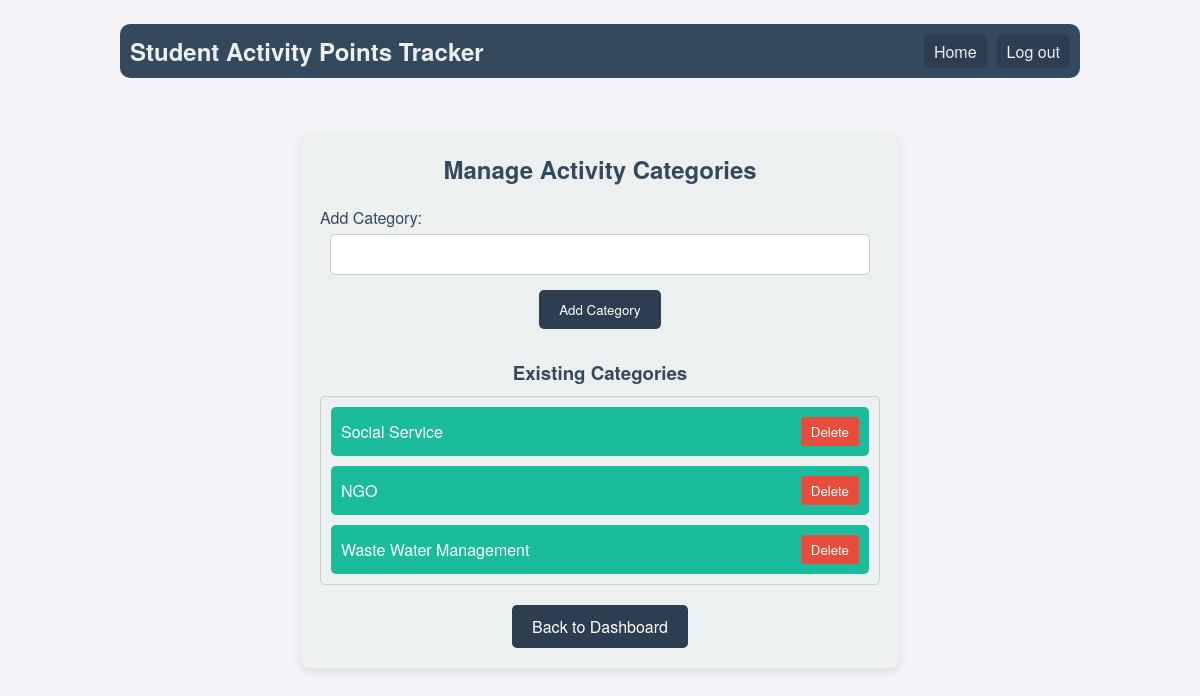
Page /manageCategories/ (signed in) on the earlier database version.
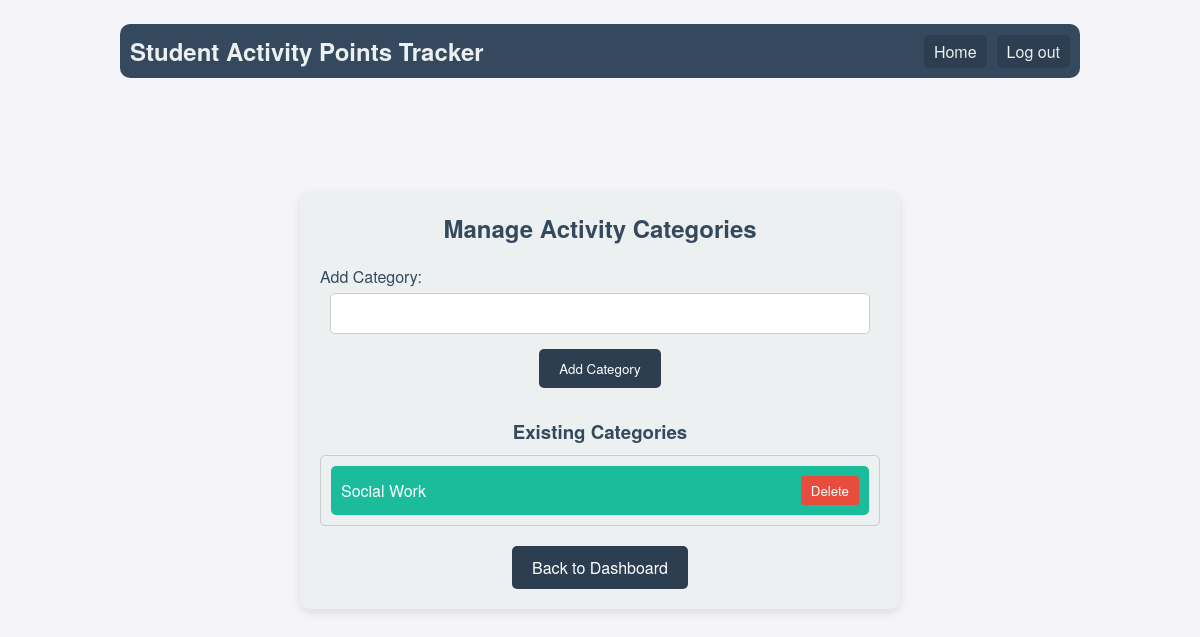
Same page on the later database version.
### activityPointsApp/models.py (models this page shows, shortened)
class ActivityCategory(models.Model):
    name = models.CharField(max_length=255)

### activityPointsApp/views.py (the view, shortened to what this page needs)
# urls.py: path('manageCategories/', manage_categories, name='manageCategories'),
def manage_categories(request):
    if 'teacher_email' not in request.session:
        return redirect('loginTeacher')
    categories = ActivityCategory.objects.all()
    return render(request, 'manageCategories.html', {'categories': categories})

### activityPointsApp/templates/manageCategories.html (shortened to what this page needs)
{% load static %}
<!DOCTYPE html>
<html lang="en">
<head>
    <link rel="stylesheet" href="{% static 'manage_categories.css' %}">
</head>
<body>
    <div class="header">
        <div class="app-name">Student Activity Points Tracker</div>
        <div class="nav">
            <a class="nav-item" href="{% url 'home' %}">Home</a>
            <a class="nav-item" href="{% url 'logout' %}">Log out</a>
        </div>
    </div>
    <div class="container">
        <h2>Manage Activity Categories</h2>
        <form method="post" class="form-container">
            <label for="category_name">Add Category:</label>
            <input type="text" id="category_name" name="category_name" required>
            <button type="submit" name="add_category">Add Category</button>
        </form>
        <h3>Existing Categories</h3>
        <ul class="category-list">
            {% for category in categories %}
                <li class="category-item">
                    {{ category.name }}
                    <form method="post" style="display:inline;">
                        <button type="submit" name="delete_category" class="delete-button">Delete</button>
                    </form>
                </li>
            {% endfor %}
        </ul>
        <a href="{% url 'teacherDashboard' %}" class="logout-link">Back to Dashboard</a>
    </div>
</body>
</html>

Differences in the rows shown:
removed ActivityCategory: name "NGO"
removed ActivityCategory: name "Waste Water Management"
changed ActivityCategory: name "Social Service" → "Social Work"
